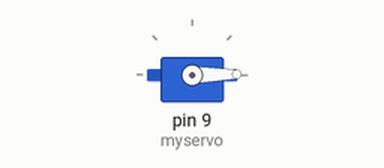
Simulated run of this sketch. Board: Arduino Uno, built with avr-gcc and run on an emulated ATmega328P. Parts: servo.

Above: at 0.05 s.
At 1.25 s:
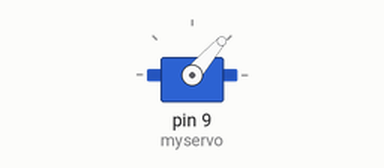
At 1.95 s:
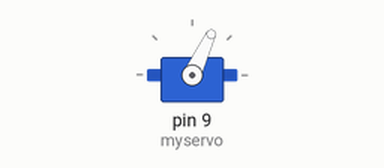
At 3.85 s:
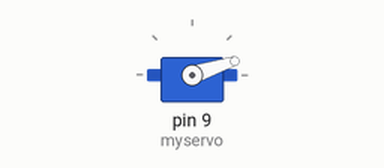
Timing chart, 0 to 8.2 s (numbered marks = the images above):
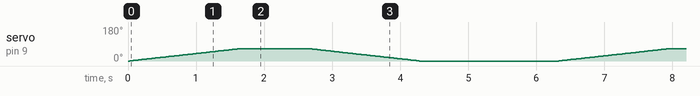

The sketch:

motorghura.ino
```cpp
#include <Servo.h>

Servo myservo;  // create servo object to control a servo
// twelve servo objects can be created on most boards

int pos = 0;    // variable to store the servo position

void setup() {
  myservo.attach(9);  // attaches the servo on pin 9 to the servo object
}

void loop() {
  for (pos = 0; pos <= 65; pos += 1) { // goes from 0 degrees to 180 degrees
    // in steps of 1 degree
    myservo.write(pos);              // tell servo to go to position in variable 'pos'
    delay(25);                       // waits 15ms for the servo to reach the position
  }
  delay(1000);
  for (pos = 65; pos >= 0; pos -= 1) { // goes from 180 degrees to 0 degrees
    myservo.write(pos);              // tell servo to go to position in variable 'pos'
    delay(25);                       // waits 15ms for the servo to reach the position
  }

  delay(1000);
   for (pos = 45; pos >= 135; pos -= 1) { // goes from 180 degrees to 0 degrees
    myservo.write(pos);              // tell servo to go to position in variable 'pos'
    delay(25);                       // waits 15ms for the servo to reach the position
  }

  delay(1000);
}
```
